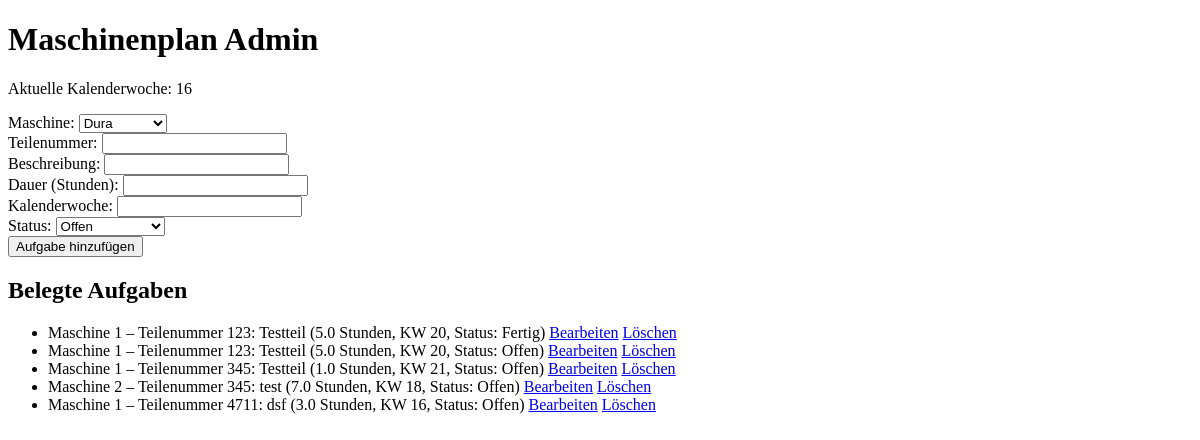
/admin, run on an earlier commit of the app's database.
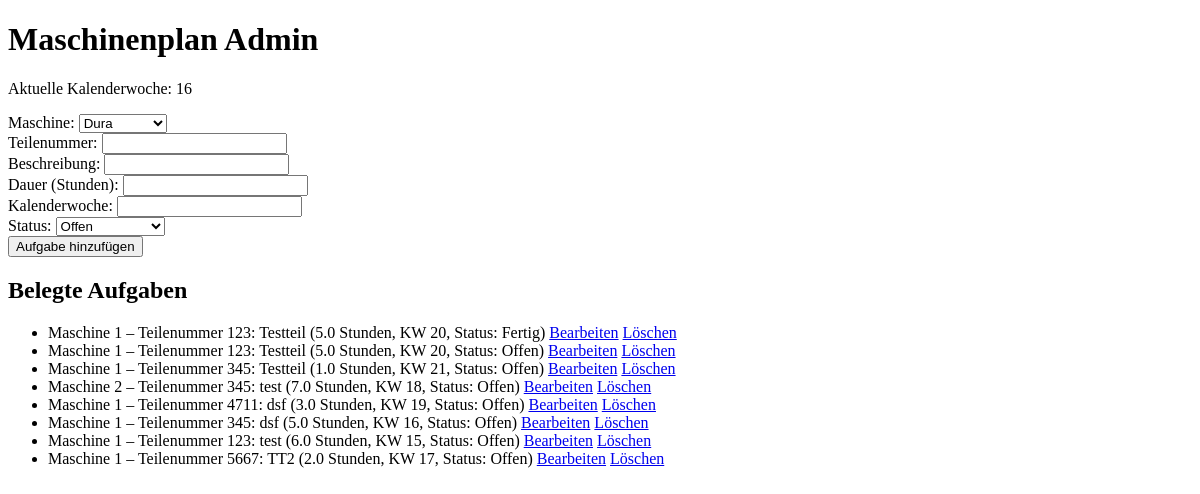
And on a later commit of the database.
### models.py (models this page shows)
class Task(db.Model):
    id = db.Column(db.Integer, primary_key=True)
    machine_id = db.Column(db.Integer, db.ForeignKey('machine.id'), nullable=False)
    part_number = db.Column(db.String, nullable=False)
    description = db.Column(db.String, nullable=False)
    duration_hours = db.Column(db.Float, nullable=False)
    kw = db.Column(db.Integer, nullable=False)  # Kalenderwoche
    status = db.Column(db.String, default='warteschlange')
    priority = db.Column(db.Integer, default=0)
    archived = db.Column(db.Boolean, default=False)
    machine = db.relationship('Machine', backref=db.backref('tasks', lazy=True))

### app.py (the view, shortened to what this page needs)
@app.route('/admin', methods=['GET', 'POST'])
def admin_view():
    current_week = get_current_week()
    tasks = Task.query.all()
    machines = Machine.query.all()
    return render_template('admin.html', tasks=tasks, current_week=current_week, machines=machines)

### app.py (called while the page is built)
def get_current_week():
    return datetime.now().isocalendar()[1]

### templates/admin.html (shortened to what this page needs)
<!DOCTYPE html>
<html lang="de">
<head>
</head>
<body>
    <h1>Maschinenplan Admin</h1>
    <p>Aktuelle Kalenderwoche: {{ current_week }}</p>
<form action="/admin" method="POST">
    <label for="machine_id">Maschine:</label>
    <select name="machine_id" id="machine_id" required>
        <option value="1">Dura</option>
    </select><br>
    <label for="part_number">Teilenummer:</label>
    <input type="text" name="part_number" id="part_number" required><br>
    <label for="description">Beschreibung:</label>
    <input type="text" name="description" id="description" required><br>
    <label for="duration_hours">Dauer (Stunden):</label>
    <input type="number" name="duration_hours" id="duration_hours" step="0.5" required><br>
    <label for="kw">Kalenderwoche:</label>
    <input type="number" name="kw" id="kw" required><br>
    <label for="status">Status:</label>
    <select name="status" id="status" required>
        <option value="Offen">Offen</option>
    </select><br>
    <button type="submit">Aufgabe hinzufügen</button>
</form>
    <h2>Belegte Aufgaben</h2>
    <ul>
        {% for task in tasks %}
            <li>
                Maschine {{ task.machine_id }} – Teilenummer {{ task.part_number }}: {{ task.description }}
                ({{ task.duration_hours }} Stunden, KW {{ task.kw }}, Status: {{ task.status }})
                <a href="/edit/{{ task.id }}">Bearbeiten</a>
                <a href="/delete/{{ task.id }}" onclick="return confirm('Bist du sicher, dass du diese Aufgabe löschen möchtest?')">Löschen</a>
            </li>
        {% endfor %}
    </ul>
</body>
</html>

What changed in the data, as far as the page shows it:
changed Task (number 5 of 8 on the later page): kw "16" → "19"
added Task: machine_id "1", part_number "345", description "dsf", duration_hours "5.0", kw "16", status "Offen"
added Task: machine_id "1", part_number "123", description "test", duration_hours "6.0", kw "15", status "Offen"
added Task: machine_id "1", part_number "5667", description "TT2", duration_hours "2.0", kw "17", status "Offen"
